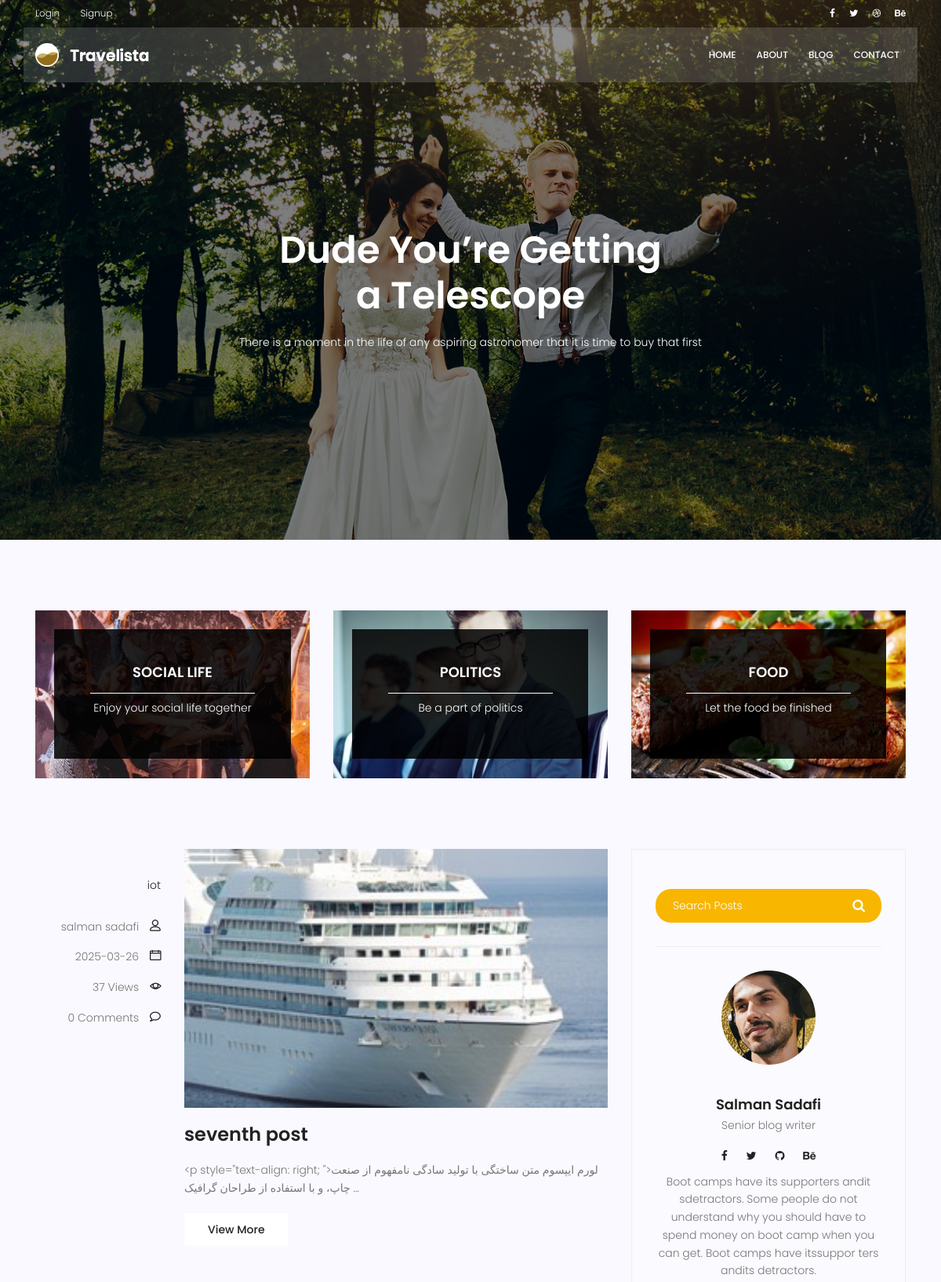
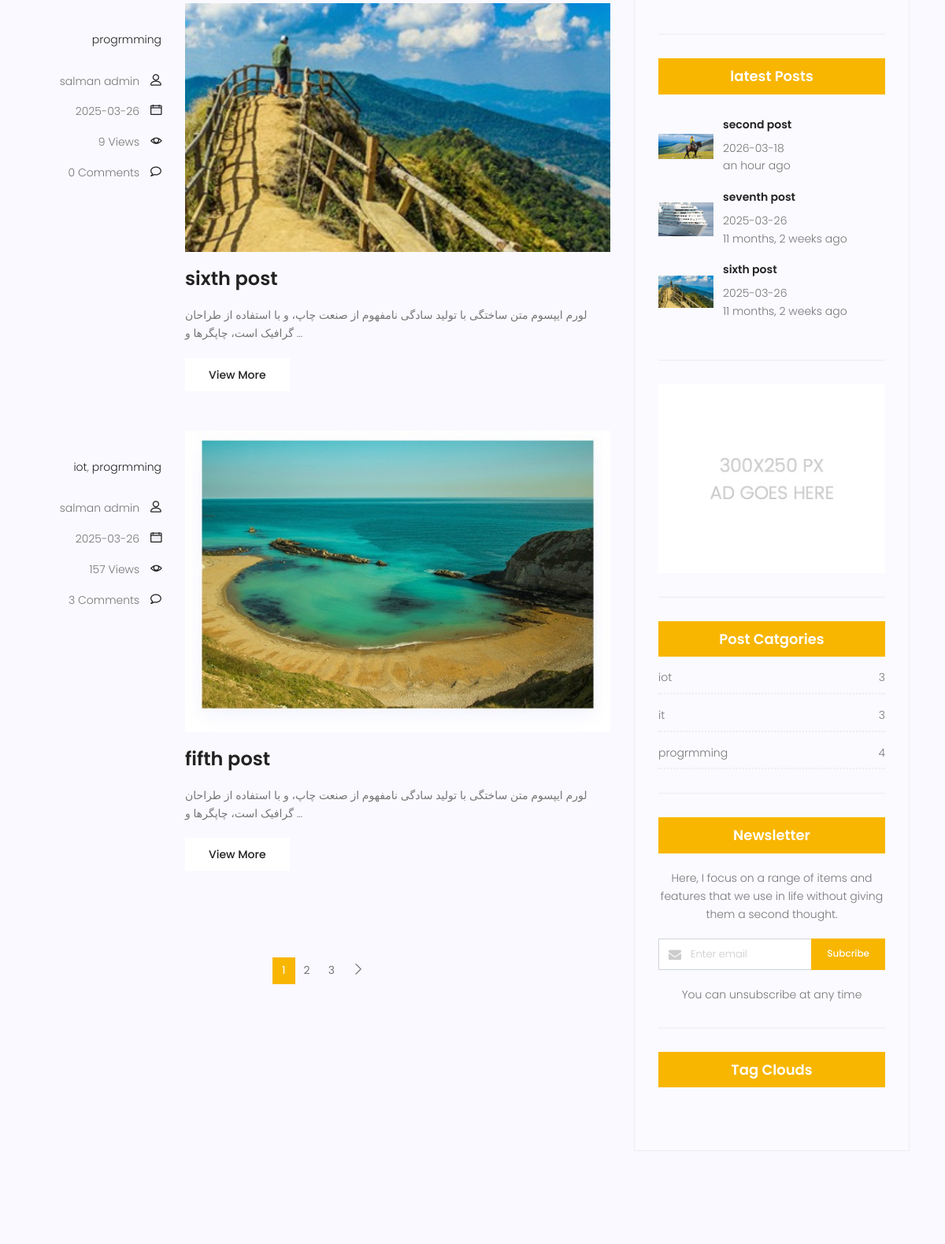
Screenshot of /blog/ (upper part) with the database file from the repository (2 pictures, top to bottom).
### blog/models.py (models this page shows, shortened)
class Category(models.Model):
    name=models.CharField(max_length=200)
    def __str__(self):
        return self.name

class Post(models.Model):
    image=models.ImageField(upload_to='blog',default='blog/default.jpg')
    author=models.ForeignKey(User,on_delete=models.SET_NULL,null=True)
    title=models.CharField(max_length=200)
    content =models.TextField()
    tags=TaggableManager()
    login_require = models.BooleanField(default=False)
    category=models.ManyToManyField(Category)
    counted_views = models.IntegerField(default=0)
    status = models.BooleanField(default=False)
    published_date = models.DateTimeField(null=True)
    created_date = models.DateTimeField(auto_now_add=True)
    updated_date = models.DateTimeField(auto_now=True)
    class Meta:
        ordering = ['-created_date']

### blog/views.py (the view)
# urls.py: path('',blog_view,name="index"),
def blog_view(request,**kwargs):
    posts=Post.objects.filter(status=1,published_date__lte=timezone.now())
    if kwargs.get('cat_name') != None:
        posts = posts.filter(category__name=kwargs['cat_name'])
    if kwargs.get('tag_name') != None:
        posts = posts.filter(tags__name=kwargs['tag_name'])
    if kwargs.get('author_username') != None:
        posts = posts.filter(author__username=kwargs['author_username']) # author__username --> because author is a foreign key and it is related to user
    posts = Paginator(posts, 3) # 3 posts per page
    try:
        page_number = request.GET.get('page') # get the page number
        posts = posts.get_page(page_number) # get the current page
    except PageNotAnInteger:
        posts = posts.get_page(1)
    except EmptyPage:
        posts = posts.get_page(1)
    context={'posts':posts}
    return render(request, 'blog/blog-home.html',context)

### blog/templatetags/blog-tags.py (called while the page is built)
@register.inclusion_tag('blog/blog-popular-post.html')
def latest_post(arg=3):
    posts=Post.objects.filter(status=1,published_date__lte=timezone.now()).order_by('-published_date')[:arg]
    return {'posts':posts}

@register.inclusion_tag('blog/blog-post-category.html')
def post_category():
    posts=Post.objects.filter(status=1)
    categories=Category.objects.all()
    cat_dict= {}
    for name in categories:
        cat_dict[name]=posts.filter(category=name).count()
    return {'categories':cat_dict}

@register.simple_tag(name='comment_count')
def comment_count(pid):
    return Comment.objects.filter(post=pid,approved=True).count()

### templates/blog/blog-home.html (shortened to what this page needs)
{% extends "base.html" %}
{% load static %}
{% block content %}
{% load blog-tags %}
<section class="banner-area relative blog-home-banner" id="home">
	<div class="overlay overlay-bg"></div>
	<div class="container">
		<div class="row d-flex align-items-center justify-content-center">
			<div class="about-content blog-header-content col-lg-12">
				<h1 class="text-white">
					Dude You’re Getting
					a Telescope
				</h1>
				<p class="text-white">
					There is a moment in the life of any aspiring astronomer that it is time to buy that first
				</p>
			</div>
		</div>
	</div>
</section>
<section class="top-category-widget-area pt-90 pb-90 ">
	<div class="container">
		<div class="row">
			<div class="col-lg-4">
				<div class="single-cat-widget">
					<div class="content relative">
						<div class="overlay overlay-bg"></div>
						<a href="#" target="_blank">
							<div class="thumb">
								<img class="content-image img-fluid d-block mx-auto"
									src="{% static 'img/blog/cat-widget1.jpg' %}" alt="">
							</div>
							<div class="content-details">
								<h4 class="content-title mx-auto text-uppercase">Social life</h4>
								<span></span>
								<p>Enjoy your social life together</p>
							</div>
						</a>
					</div>
				</div>
			</div>
			<div class="col-lg-4">
				<div class="single-cat-widget">
					<div class="content relative">
						<div class="overlay overlay-bg"></div>
						<a href="#" target="_blank">
							<div class="thumb">
								<img class="content-image img-fluid d-block mx-auto"
									src="{% static 'img/blog/cat-widget2.jpg' %}" alt="">
							</div>
							<div class="content-details">
								<h4 class="content-title mx-auto text-uppercase">Politics</h4>
								<span></span>
								<p>Be a part of politics</p>
							</div>
						</a>
					</div>
				</div>
			</div>
			<div class="col-lg-4">
				<div class="single-cat-widget">
					<div class="content relative">
						<div class="overlay overlay-bg"></div>
						<a href="#" target="_blank">
							<div class="thumb">
								<img class="content-image img-fluid d-block mx-auto"
									src="{% static 'img/blog/cat-widget3.jpg' %}" alt="">
							</div>
							<div class="content-details">
								<h4 class="content-title mx-auto text-uppercase">Food</h4>
								<span></span>
								<p>Let the food be finished</p>
							</div>
						</a>
					</div>
				</div>
			</div>
		</div>
	</div>
</section>
<section class="post-content-area">
	<div class="container">
		<div class="row">
			<div class="col-lg-8 posts-list">
				{% for post in posts %}
				<div class="single-post row">
					<div class="col-lg-3  col-md-3 meta-details">
						<ul class="tags">
							{% for cat in post.category.all %}
							<li><a href="{% url 'blog:category' cat_name=cat.name %}">{{cat.name}}</a></li>{% if not forloop.last %},{% endif %}
							{% endfor %}
						</ul>
						<div class="user-details row">
							<p class="user-name col-lg-12 col-md-12 col-6"><a href="{% url 'blog:author' author_username=post.author.username %}">{{post.author.get_full_name}}</a> <span
									class="lnr lnr-user"></span></p>
							<p class="date col-lg-12 col-md-12 col-6"><a href="#">{{post.published_date|date:"Y-m-d"}}</a> <span
									class="lnr lnr-calendar-full"></span></p>
							<p class="view col-lg-12 col-md-12 col-6"><a href="#">{{post.counted_views}} Views</a> <span
									class="lnr lnr-eye"></span></p>
							<p class="comments col-lg-12 col-md-12 col-6"><a href="#">{% comment_count post.id %} Comments</a> <span
									class="lnr lnr-bubble"></span></p>
						</div>
					</div>
					<div class="col-lg-9 col-md-9 ">
						<div class="feature-img">
							<img class="img-fluid" src="{{post.image.url}}" alt="">
						</div>
						<a class="posts-title" href="{% url 'blog:single' pid=post.id %}">
							<h3>{{post.title}}</h3>
						</a>
						<p class="excert">
							{{post.content|truncatewords:20}}
						</p>
						<a href="{% url 'blog:single' pid=post.id%}" class="primary-btn">View More</a>
					</div>
				</div>
				{% endfor %}
				<nav class="blog-pagination justify-content-center d-flex">
					<ul class="pagination">
						{% for i in posts.paginator.page_range %}
						{% if posts.number == i %}
							<li class="page-item active"><a href="?page={{i}}" class="page-link">{{i}}</a></li>
							{% else %}
							<li class="page-item"><a href="?page={{i}}" class="page-link">{{i}}</a></li>
						{% endif %}
						{% endfor %}
						{% if posts.has_next %}
						<li class="page-item">
							<a href="?page={{ posts.next_page_number }}" class="page-link" aria-label="Next">
								<span aria-hidden="true">
									<span class="lnr lnr-chevron-right"></span>
								</span>
							</a>
						</li>
						{% endif %}
					</ul>
			</nav>
			</div>
			<div class="col-lg-4 sidebar-widgets">
				<div class="widget-wrap">
					{% include 'blog/blog-search.html' %}
					{% include 'blog/blog-writer.html' %}
					{% latest_post %}
					{% include 'blog/blog-ads.html' %}
					{% post_category %}
					{% include 'blog/blog-newsletter.html' %}
					{% include 'blog/blog-tags.html' %}
				</div>
			</div>
		</div>
	</div>
</section>
{% endblock %}

### templates/blog/blog-popular-post.html
{% load static %}
{% load humanize %}
<div class="single-sidebar-widget popular-post-widget">
    <h4 class="popular-title">latest Posts</h4>
    <div class="popular-post-list">
        {% for post in posts %}
        <div class="single-post-list d-flex flex-row align-items-center">
            <div class="thumb">
                <img class="img-fluid" src="{{post.image.url}}" alt="">
            </div>
            <div class="details">
                <a href="{% url 'blog:single' pid=post.id %}">
                    <h6>{{post.title}}</h6>
                </a>
                <p>{{post.published_date|date:"Y-m-d"}}</p>
                <p>{{post.published_date|naturaltime}}</p>
            </div>
        </div>
        {% endfor %}
    </div>
</div>

### templates/blog/blog-post-category.html
{% load static %}
<div class="single-sidebar-widget post-category-widget">
    <h4 class="category-title">Post Catgories</h4>
    <ul class="cat-list">
        {% for name,count in categories.items %}
        <li>
            <a href="{% url 'blog:category' cat_name=name %}" class="d-flex justify-content-between">
                <p>{{name}}</p>
                <p>{{count}}</p>
            </a>
        </li>
        {% endfor %}
    </ul>
</div>

### rows the page displays
Post: author.get_full_name "salman sadafi", published_date "2025-03-26", counted_views "37", id "0", image (picture), title "seventh post", content "<p style=\"text-align: right; \">لورم ایپسوم متن ساختگی با تولید سادگی نامفهوم از صنعت چاپ، و با استفاده از طراحان گرافیک …", published_date "11 months, 2 weeks ago"
Category: name "iot", count "3"
Post: author.get_full_name "salman admin", published_date "2025-03-26", counted_views "9", id "0", image (picture), title "sixth post", content "لورم ایپسوم متن ساختگی با تولید سادگی نامفهوم از صنعت چاپ، و با استفاده از طراحان گرافیک است، چاپگرها و …", published_date "11 months, 2 weeks ago"
Category: name "progrmming", count "4"
Post: author.get_full_name "salman admin", published_date "2025-03-26", counted_views "157", id "3", image (picture), title "fifth post", content "لورم ایپسوم متن ساختگی با تولید سادگی نامفهوم از صنعت چاپ، و با استفاده از طراحان گرافیک است، چاپگرها و …"
Post: image (placeholder picture), title "second post", published_date "2026-03-18", published_date "an hour ago"
Category: name "it", count "3"

### other values shown
{{ i }} "1"
{{ i }} "2" "3"
